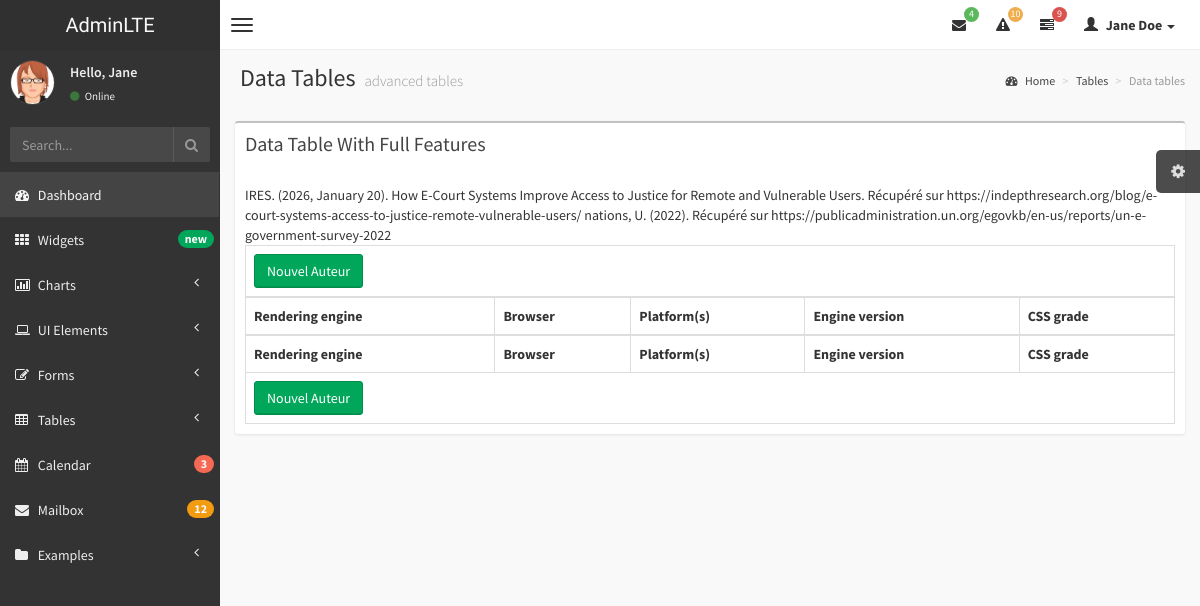
/liste/ville/, run on an earlier commit of the app's database.
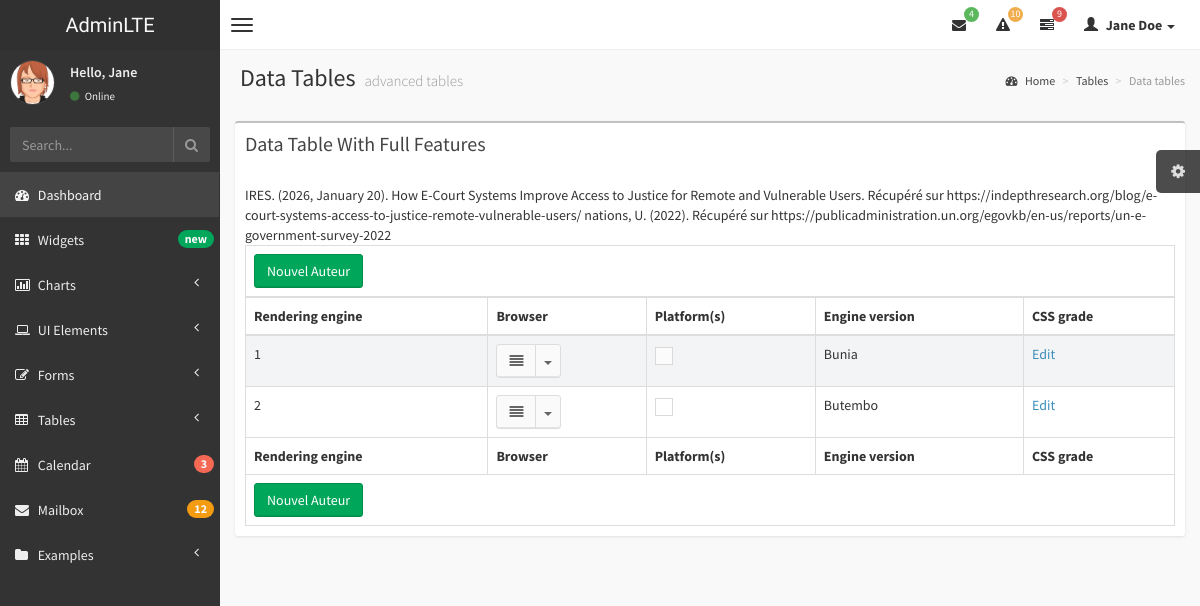
And on a later commit of the database.
### ouvrages/models.py (models this page shows, shortened)
class Ville(models.Model):
    designationville=models.CharField(max_length=50)

### ouvrages/views.py (the view)
# urls.py: path('liste/ville/', views.ajout_ville,name='liste_ville'),
def ajout_ville(request):
    form=villeForm()
    ville=Ville.objects.all()
    if request.method=="POST":
        form=villeForm(request.POST)
        if form.is_valid():
            form.save()
            messages.success(request,"la modification a reussie")
            return redirect('liste_ville')
        else:
            messages.error(request,f'formulaire invalide:{form.errors.as_text}')
    else:
        context={
        'formville':form,
        'ville':ville
        }
    return render(request,'liste_ville.html',context)

### ouvrages/forms.py
class villeForm(forms.ModelForm):
    class Meta:
        model=Ville
        fields="__all__"
        widgets={
            'designationville':forms.TextInput(attrs={'class':'form-control my-1','required':True,'text-transform':'capitalize','autofocus':True}),
        }
        libels={'ville':'Nom ville'}

### ouvrages/templates/liste_ville.html (shortened to what this page needs)
{% extends "nav.html" %}
{% load static %}
{% block content %}
            <aside class="right-side">
                <section class="content-header">
                    <h1>
                        Data Tables
                        <small>advanced tables</small>
                    </h1>
                    <ol class="breadcrumb">
                        <li><a href="#"><i class="fa fa-dashboard"></i> Home</a></li>
                        <li><a href="#">Tables</a></li>
                        <li class="active">Data tables</li>
                    </ol>
                </section>
                <section class="content">
                    <div class="row">
                        <div class="col-xs-12">
                            <div class="box">
                                <div class="box-header">
                                    <h3 class="box-title">Data Table With Full Features</h3>
                                </div>
                                <div class="box-body table-responsive">
                                    <table id="example1" class="table table-bordered table-striped">
                                        <thead>
                                            <tr>
            <th colspan='5'>
<button class="btn btn-success" data-toggle="modal" data-target="#monModal">
 Nouvel Auteur
</button>
            </th>
        </tr>
                                            <tr>
                                                <th>Rendering engine</th>
                                                <th>Browser</th>
                                                <th>Platform(s)</th>
                                                <th>Engine version</th>
                                                <th>CSS grade</th>
                                            </tr>
                                        </thead>
                                        <tbody>
                                            {% include "parties/rows_ville.html" %}
                                        </tbody>
                                        <tfoot>
                                            <tr>
                                                <th>Rendering engine</th>
                                                <th>Browser</th>
                                                <th>Platform(s)</th>
                                                <th>Engine version</th>
                                                <th>CSS grade</th>
                                            </tr>
                                            <tr>
            <th colspan='5'>
<button class="btn btn-success" data-toggle="modal" data-target="#monModal">
 Nouvel Auteur
</button>
            </th>
        </tr>
                                        </tfoot>
                                    </table>
                                </div>
                            </div>
                        </div>
                    </div>
                </section>
            </aside>
{% endblock  %}

### ouvrages/templates/parties/rows_ville.html (shortened to what this page needs)
{% for ville in ville %}
<tr>
    <td> {{ forloop.counter }}</td>
    <td>
                                        <div class="btn-group">
                                            <button type="button" class="btn btn-default"><span class='fa fa-align-justify'></span></button>
                                            <button type="button" class="btn btn-default dropdown-toggle" data-toggle="dropdown">
                                                <span class="caret"></span>
                                            </button>
                                        </div>
    </td>
        <td><input type='checkbox'></td>
    <td> {{ville.designationville}}</td>
    <td> <a href='' class=''>Edit</a> </td>
</tr>
{% endfor %}

What changed in the data, as far as the page shows it:
added Ville: designationville "Bunia"
added Ville: designationville "Butembo"
